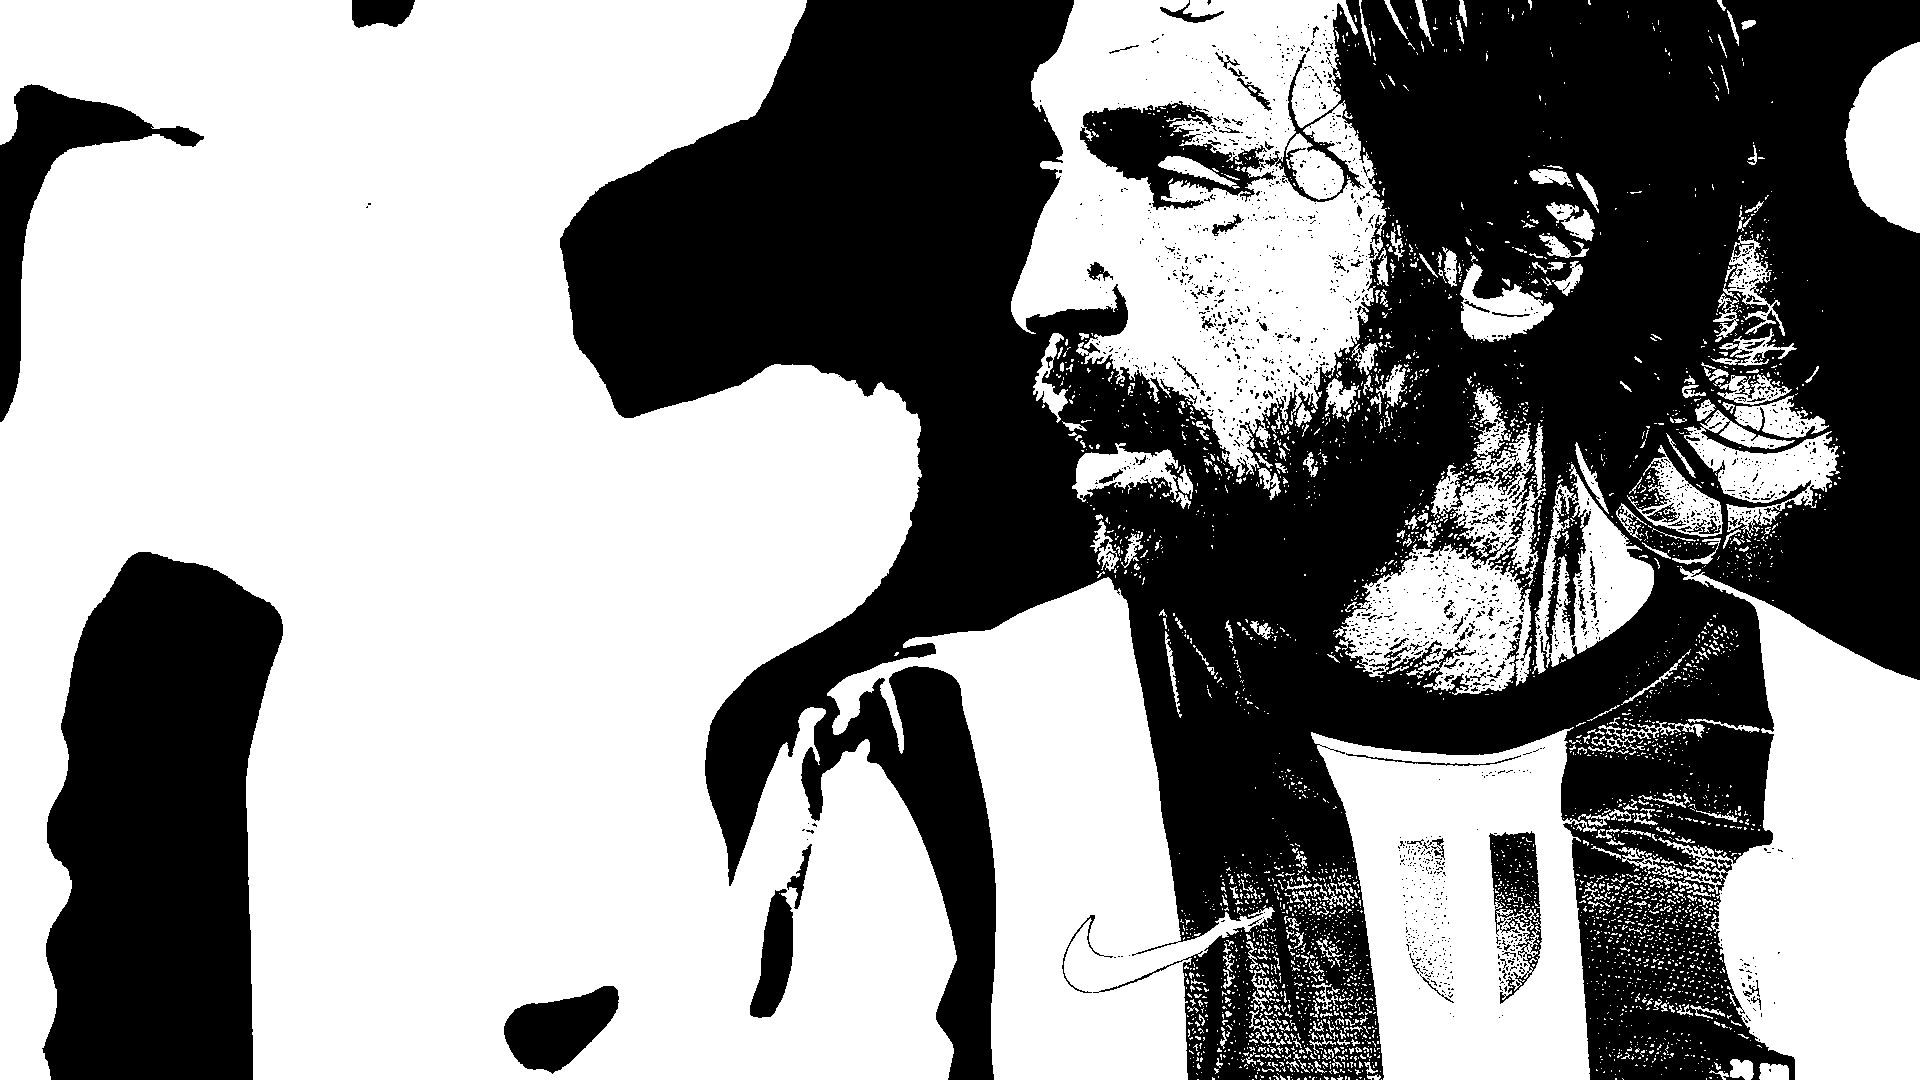

Here is the Python script that generated this plot:
from PIL import Image

img = Image.open("../input.png").convert("L")
w, h = img.size
pix = img.load()

out = Image.new("L", (w, h))
out_pix = out.load()

lim = 128

for i in range(w):
    for j in range(h):
        s = 0 if pix[i, j] < lim else 255
        out_pix[i, j] = s

out.save("threshold.png")
